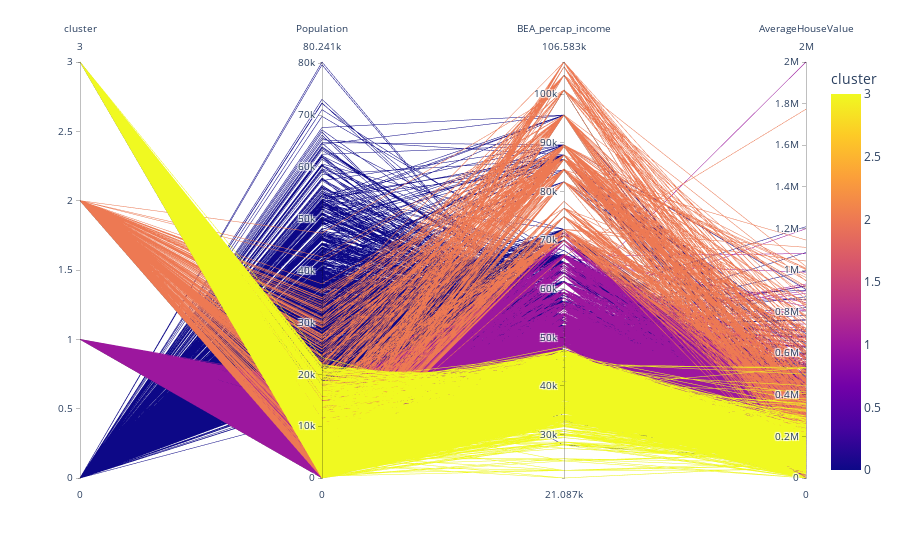

Write notebook code for a chart like this one.
### Code cell
fig = px.parallel_coordinates(zipdata, color = 'cluster', 
                             dimensions = ['cluster', 'Population', 'BEA_percap_income', 
                                            'AverageHouseValue'])
fig.show()

### Figure 1 — Plotly figure (JSON) as saved in the notebook; plotly's stock layout.template omitted (floating-point values rounded to 4 significant figures; data arrays with more than 128 entries replaced by an {"elided": "..."} marker saying what was removed)
{"data": [{"dimensions": [{"label": "cluster", "values": {"elided": "6987 int values"}}, {"label": "Population", "values": {"elided": "6987 int values"}}, {"label": "BEA_percap_income", "values": {"elided": "6987 float values"}}, {"label": "AverageHouseValue", "values": {"elided": "6987 int values"}}], "domain": {"x": [0, 1], "y": [0, 1]}, "line": {"color": {"elided": "6987 int values"}, "coloraxis": "coloraxis"}, "name": "", "type": "parcoords"}], "layout": {"coloraxis": {"colorbar": {"title": {"text": "cluster"}}, "colorscale": [[0, "#0d0887"], [0.1111, "#46039f"], [0.2222, "#7201a8"], [0.3333, "#9c179e"], [0.4444, "#bd3786"], [0.5556, "#d8576b"], [0.6667, "#ed7953"], [0.7778, "#fb9f3a"], [0.8889, "#fdca26"], [1, "#f0f921"]]}, "legend": {"tracegroupgap": 0}, "margin": {"t": 60}}}
